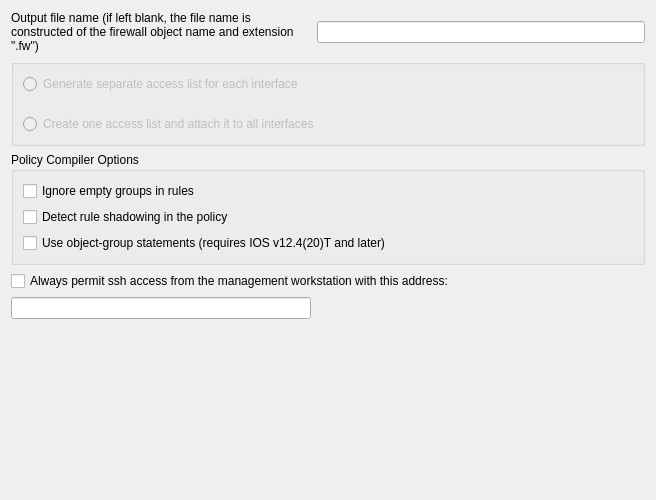
     <widget class="QWidget" name="compiler_tab">
      <attribute name="title">
       <string>Compiler Options</string>
      </attribute>
      <layout class="QGridLayout" name="gridLayout_9">
       <item row="0" column="0">
        <widget class="QLabel" name="textLabel1_5">
         <property name="sizePolicy">
          <sizepolicy hsizetype="Expanding" vsizetype="Preferred">
           <horstretch>0</horstretch>
           <verstretch>0</verstretch>
          </sizepolicy>
         </property>
         <property name="text">
          <string>Output file name (if left blank, the file name is constructed of the firewall object name and extension &quot;.fw&quot;)</string>
         </property>
         <property name="alignment">
          <set>Qt::AlignmentFlag::AlignVCenter</set>
         </property>
         <property name="wordWrap">
          <bool>true</bool>
         </property>
        </widget>
       </item>
       <item row="0" column="1">
        <widget class="QLineEdit" name="outputFileName">
         <property name="minimumSize">
          <size>
           <width>300</width>
           <height>0</height>
          </size>
         </property>
         <property name="maximumSize">
          <size>
           <width>32767</width>
           <height>22</height>
          </size>
         </property>
        </widget>
       </item>
       <item row="1" column="0" colspan="2">
        <widget class="QGroupBox" name="groupBox">
         <property name="enabled">
          <bool>false</bool>
         </property>
         <property name="title">
          <string/>
         </property>
         <layout class="QGridLayout" name="gridLayout_4">
          <property name="verticalSpacing">
           <number>20</number>
          </property>
          <item row="0" column="0">
           <widget class="QRadioButton" name="separate_acls_for_interfaces">
            <property name="toolTip">
             <string>Compiler creates multiple access lists from the same policy,
two for each interface: one for inbound and another for
outbound. If the policy is written in a such way that no rule
can possibly be associated with an interface, this interface
gets no access list at all. Also, interfaces marked as
&quot;unprotected&quot; never get access list regardless of how the policy
rules are designed.
</string>
            </property>
            <property name="text">
             <string>Generate separate access list for each interface</string>
            </property>
           </widget>
          </item>
          <item row="1" column="0">
           <widget class="QRadioButton" name="one_acl_for_all_interfaces">
            <property name="toolTip">
             <string>Compiler creates one access list and assigns it to all
interfaces.
</string>
            </property>
            <property name="text">
             <string>Create one access list and attach it to all interfaces</string>
            </property>
           </widget>
          </item>
         </layout>
        </widget>
       </item>
       <item row="2" column="0" colspan="2">
        <widget class="QGroupBox" name="frame114">
         <property name="sizePolicy">
          <sizepolicy hsizetype="Expanding" vsizetype="Preferred">
           <horstretch>0</horstretch>
           <verstretch>0</verstretch>
          </sizepolicy>
         </property>
         <property name="title">
          <string>Policy Compiler Options</string>
         </property>
         <property name="flat">
          <bool>false</bool>
         </property>
         <property name="checkable">
          <bool>false</bool>
         </property>
         <layout class="QGridLayout" name="gridLayout_6">
          <item row="0" column="0">
           <widget class="QCheckBox" name="iosacl_ignore_empty_groups">
            <property name="toolTip">
             <string>If the option is deactivated, compiler treats empty groups as an error and aborts processing the policy. If this option is activated, compiler removes all empty groups from all rule elements. If rule element becomes 'any' after the last empty group has been removed, the whole rule will be ignored. Use this option only if you fully understand how it works!</string>
            </property>
            <property name="text">
             <string>Ignore empty groups in rules</string>
            </property>
           </widget>
          </item>
          <item row="1" column="0">
           <widget class="QCheckBox" name="iosacl_check_shadowing">
            <property name="toolTip">
             <string>Shadowing happens because a rule is a superset of a subsequent rule and any packets potentially matched by the subsequent rule have already been matched by the prior rule.</string>
            </property>
            <property name="text">
             <string>Detect rule shadowing in the policy</string>
            </property>
           </widget>
          </item>
          <item row="2" column="0">
           <widget class="QCheckBox" name="iosacl_use_object_groups">
            <property name="text">
             <string>Use object-group statements (requires IOS v12.4(20)T and later)</string>
            </property>
           </widget>
          </item>
         </layout>
        </widget>
       </item>
       <item row="3" column="0" colspan="2">
        <widget class="QCheckBox" name="mgmt_ssh">
         <property name="text">
          <string>Always permit ssh access from the management workstation with this address:</string>
         </property>
         <property name="checkable">
          <bool>true</bool>
         </property>
         <property name="checked">
          <bool>false</bool>
         </property>
        </widget>
       </item>
       <item row="4" column="0">
        <widget class="QLineEdit" name="mgmt_addr">
         <property name="sizePolicy">
          <sizepolicy hsizetype="Expanding" vsizetype="Fixed">
           <horstretch>0</horstretch>
           <verstretch>0</verstretch>
          </sizepolicy>
         </property>
         <property name="minimumSize">
          <size>
           <width>300</width>
           <height>0</height>
          </size>
         </property>
         <property name="maximumSize">
          <size>
           <width>32767</width>
           <height>22</height>
          </size>
         </property>
        </widget>
       </item>
       <item row="4" column="1">
        <spacer name="horizontalSpacer_2">
         <property name="orientation">
          <enum>Qt::Orientation::Horizontal</enum>
         </property>
         <property name="sizeHint" stdset="0">
          <size>
           <width>328</width>
           <height>20</height>
          </size>
         </property>
        </spacer>
       </item>
       <item row="5" column="0">
        <spacer>
         <property name="orientation">
          <enum>Qt::Orientation::Vertical</enum>
         </property>
         <property name="sizeType">
          <enum>QSizePolicy::Policy::Expanding</enum>
         </property>
         <property name="sizeHint" stdset="0">
          <size>
           <width>20</width>
           <height>170</height>
          </size>
         </property>
        </spacer>
       </item>
      </layout>
     </widget>
